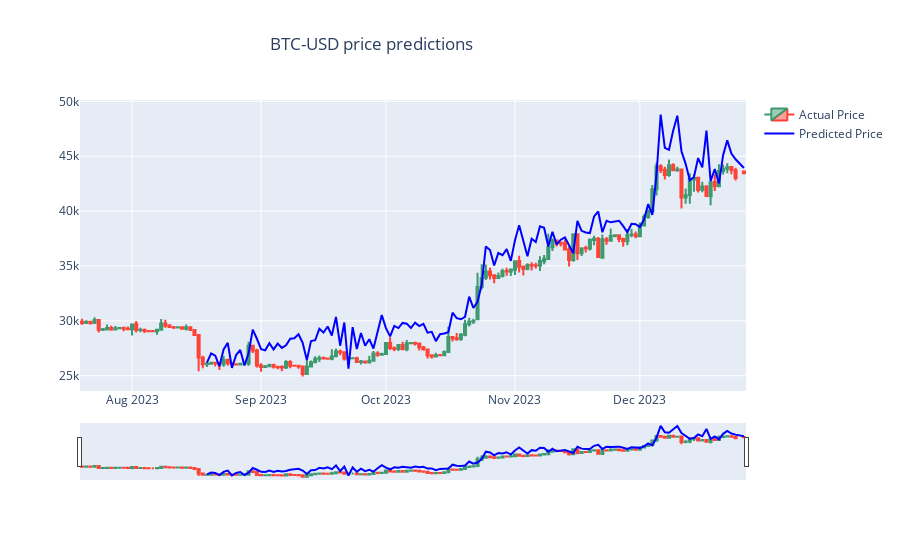

The cell this chart's notebook holds for it:
### Code cell
import plotly.graph_objects as go

import pandas as pd
from datetime import datetime

df = prices_df_val.iloc[200:]

fig = go.Figure(data=[
        go.Candlestick(
            x=df['Date'],
            open=df['Open'],
            high=df['High'],
            low=df['Low'],
            close=df['Close'],
            name='Actual Price'
        ),
        go.Scatter(
            x=date,
            y=predict_out,
            line=dict(color='blue'),
            name='Predicted Price'
            )
    ]).update_layout(title_text=tickers+' price predictions', title_x=0.3)

fig.show()

### Figure 1 — Plotly figure (JSON) as saved in the notebook; plotly's stock layout.template omitted (floating-point values rounded to 4 significant figures; data arrays with more than 128 entries replaced by an {"elided": "..."} marker saying what was removed)
{"data": [{"close": {"elided": "159 float values"}, "high": {"elided": "159 float values"}, "low": {"elided": "159 float values"}, "name": "Actual Price", "open": {"elided": "159 float values"}, "type": "candlestick", "x": {"elided": "159 str values"}}, {"line": {"color": "blue"}, "name": "Predicted Price", "type": "scatter", "x": {"elided": "129 str values"}, "y": {"elided": "129 float values"}}], "layout": {"title": {"text": "BTC-USD price predictions", "x": 0.3}}}
